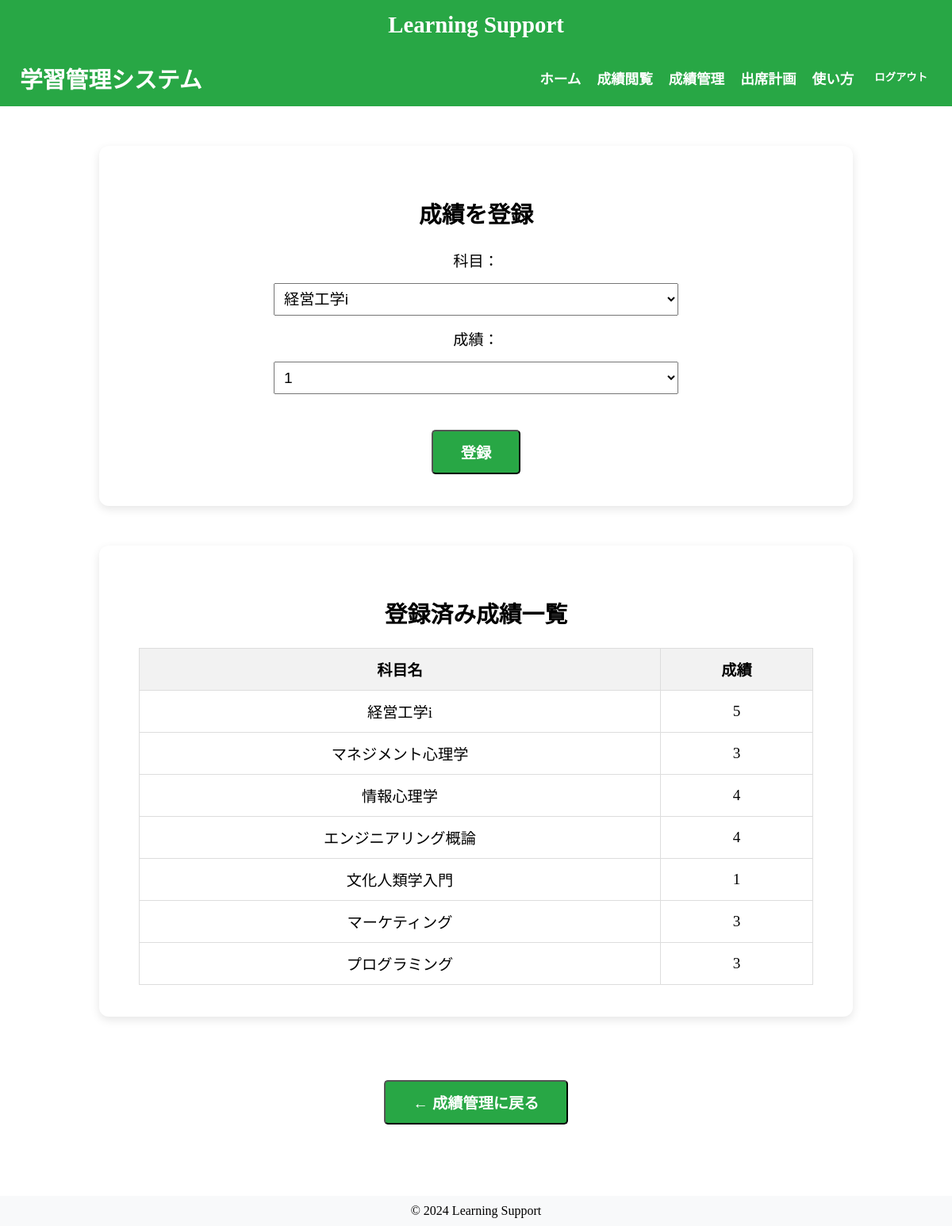
Page /core/register/grade/ (signed in) on the earlier database version.
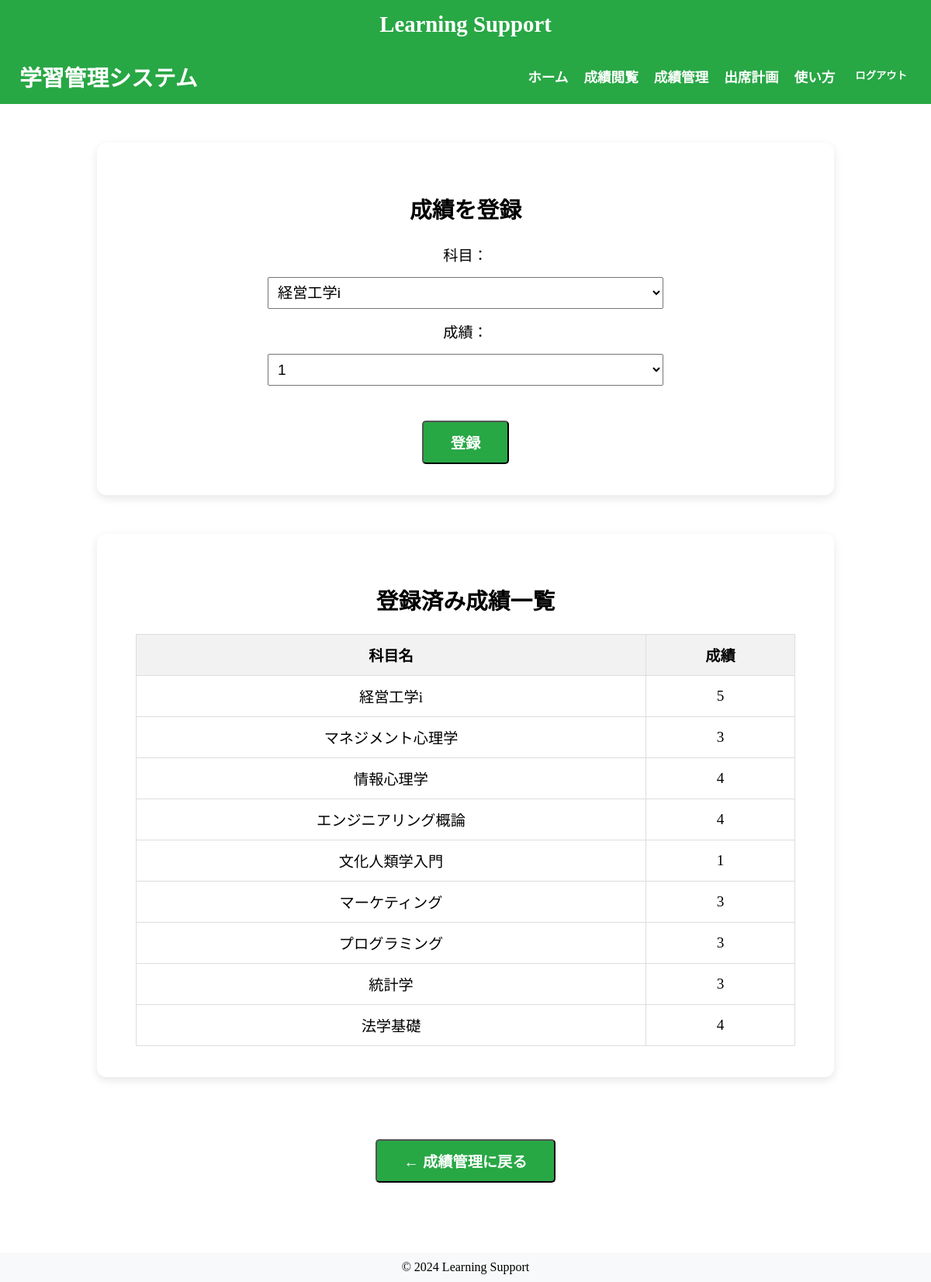
Same page on the later database version.
### core/models.py (models this page shows, shortened)
class Subject(models.Model):
    SUBJECT_CLASS_CHOICES = [
        ('必修', '必修'),
        ('教養', '教養'),
        ('専門', '専門'),
    ]
    DAY_CHOICES = [
        ('月', '月曜日'),
        ('火', '火曜日'),
        ('水', '水曜日'),
        ('木', '木曜日'),
        ('金', '金曜日'),
    ]
    subject_id = models.AutoField(primary_key=True)
    student = models.ForeignKey(Student, on_delete=models.CASCADE)
    subject_name = models.CharField(max_length=50)
    subject_class = models.CharField(max_length=10, choices=SUBJECT_CLASS_CHOICES)
    subject_score = models.IntegerField(null=True, blank=True)
    attend_days = models.IntegerField(default=0)
    lesson_count = models.IntegerField(null=True, blank=True)
    day_of_week = models.CharField(max_length=2, choices=DAY_CHOICES, default='月')
    date = models.CharField(max_length=10, default="月曜日")
    table = models.CharField(max_length=10, default="1限目")
    class Meta:
        constraints = [
            models.UniqueConstraint(
                fields=['student', 'subject_name'],
                name='unique_student_subject'
            )
        ]

### core/views.py (the view, shortened to what this page needs)
# urls.py: path('register/grade/', views.grade_register, name='grade_register'),                   #成績登録
@login_required
@login_required
def grade_register(request):
    student = Student.objects.get(user=request.user)
    subjects = Subject.objects.filter(student=student)
    grade_range = range(1, 6)
    return render(request, "core/grade_register.html", {
        "subjects": subjects,
        "grade_range": grade_range,
    })

### core/templates/core/grade_register.html (shortened to what the changed rows need)
{% extends 'base.html' %}
{% block content %}
<header style="display: flex; justify-content: space-between; align-items: center; padding: 15px 25px; background-color: #28a745; color: white; font-size:1.2rem;">
    <h1 style="margin: 0; font-size: 1.8rem;">学習管理システム</h1>
</header>
<div style="padding:50px;display:flex;flex-direction:column;align-items:center;font-size:1.2rem;">
    <div style="background:white;padding:40px 50px;border-radius:12px;box-shadow:0 4px 12px rgba(0,0,0,0.1);width:90%;max-width:850px;text-align:center;">
        <h2 style="font-size:1.8rem;">成績を登録</h2>
    </div>
    <div style="background:white;margin-top:50px;padding:40px 50px;border-radius:12px;box-shadow:0 4px 12px rgba(0,0,0,0.1);width:90%;max-width:850px;text-align:center;font-size:1.2rem;">
        <h2 style="font-size:1.8rem;">登録済み成績一覧</h2>
        <table style="width:100%;border-collapse:collapse;margin-top:20px;text-align:center;font-size:1.2rem;">
            <thead style="background-color:#f2f2f2;font-size:1.2rem;">
                <tr>
                    <th style="padding:12px; border:1px solid #ddd;">科目名</th>
                    <th style="padding:12px; border:1px solid #ddd;">成績</th>
                </tr>
            </thead>
            <tbody>
                {% for subject in subjects %}
                    <tr>
                        <td style="border:1px solid #ddd;padding:12px;">{{ subject.subject_name }}</td>
                        <td style="border:1px solid #ddd;padding:12px;">
                            {% if subject.subject_score %}
                                {{ subject.subject_score }}
                            {% else %}
                                None
                            {% endif %}
                        </td>
                    </tr>
                {% empty %}
                    <tr><td colspan="2" style="padding:12px;">登録されていません。</td></tr>
                {% endfor %}
            </tbody>
        </table>
    </div>
</div>
{% endblock %}

Differences in the rows shown:
added Subject: subject_name "統計学", subject_score "3"
added Subject: subject_name "法学基礎", subject_score "4"
